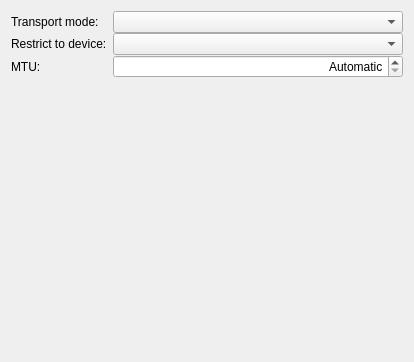
<?xml version="1.0" encoding="UTF-8"?>
<ui version="4.0">
 <author>Lukáš Tinkl &lt;ltinkl@redhat.com&gt;</author>
 <class>InfinibandWidget</class>
 <widget class="QWidget" name="InfinibandWidget">
  <property name="geometry">
   <rect>
    <x>0</x>
    <y>0</y>
    <width>414</width>
    <height>362</height>
   </rect>
  </property>
  <layout class="QFormLayout" name="formLayout">
   <property name="verticalSpacing">
    <number>0</number>
   </property>
   <item row="0" column="0">
    <widget class="QLabel" name="label">
     <property name="text">
      <string>Transport mode:</string>
     </property>
     <property name="buddy">
      <cstring>transport</cstring>
     </property>
    </widget>
   </item>
   <item row="0" column="1">
    <widget class="KComboBox" name="transport">
     <property name="sizePolicy">
      <sizepolicy hsizetype="MinimumExpanding" vsizetype="Fixed">
       <horstretch>0</horstretch>
       <verstretch>0</verstretch>
      </sizepolicy>
     </property>
    </widget>
   </item>
   <item row="1" column="0">
    <widget class="QLabel" name="label_2">
     <property name="text">
      <string>Restrict to device:</string>
     </property>
     <property name="buddy">
      <cstring>macAddress</cstring>
     </property>
    </widget>
   </item>
   <item row="1" column="1">
    <widget class="HwAddrComboBox" name="macAddress">
     <property name="sizePolicy">
      <sizepolicy hsizetype="MinimumExpanding" vsizetype="Fixed">
       <horstretch>0</horstretch>
       <verstretch>0</verstretch>
      </sizepolicy>
     </property>
    </widget>
   </item>
   <item row="2" column="0">
    <widget class="QLabel" name="label_4">
     <property name="text">
      <string>MTU:</string>
     </property>
     <property name="buddy">
      <cstring>mtu</cstring>
     </property>
    </widget>
   </item>
   <item row="2" column="1">
    <widget class="QSpinBox" name="mtu">
     <property name="sizePolicy">
      <sizepolicy hsizetype="MinimumExpanding" vsizetype="Fixed">
       <horstretch>0</horstretch>
       <verstretch>0</verstretch>
      </sizepolicy>
     </property>
     <property name="alignment">
      <set>Qt::AlignRight|Qt::AlignTrailing|Qt::AlignVCenter</set>
     </property>
     <property name="specialValueText">
      <string>Automatic</string>
     </property>
     <property name="suffix">
      <string> bytes</string>
     </property>
     <property name="maximum">
      <number>2044</number>
     </property>
    </widget>
   </item>
  </layout>
 </widget>
 <customwidgets>
  <customwidget>
   <class>KComboBox</class>
   <extends>QComboBox</extends>
   <header>kcombobox.h</header>
  </customwidget>
  <customwidget>
   <class>HwAddrComboBox</class>
   <extends>QComboBox</extends>
   <header>hwaddrcombobox.h</header>
  </customwidget>
 </customwidgets>
 <tabstops>
  <tabstop>transport</tabstop>
  <tabstop>macAddress</tabstop>
  <tabstop>mtu</tabstop>
 </tabstops>
 <resources/>
 <connections/>
</ui>
